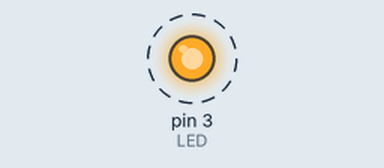
Simulated run of this sketch. Board: Arduino Uno, built with avr-gcc and run on an emulated ATmega328P. Shown: output pins drawn as LEDs (lit = HIGH). Dashed ring = blinking.

Above: at 0.5 s.
Timing chart, 0 to 4.6 s (numbered marks = the images above):
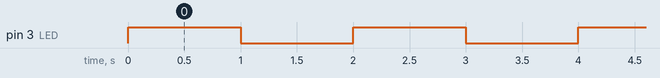

The sketch:

arduino_1.ino
```cpp
const int LED = 3;
void setup() {
  // put your setup code here, to run once:
  pinMode(LED, OUTPUT);
}

void loop() {
  // put your main code here, to run repeatedly:
  digitalWrite(LED, HIGH);
  delay(1000);
  digitalWrite(LED,LOW);
  delay(1000);
}
```

Measured:
- by itself, pin 3 (LED): alternates HIGH for 1.0 s and LOW for 1.0 s
